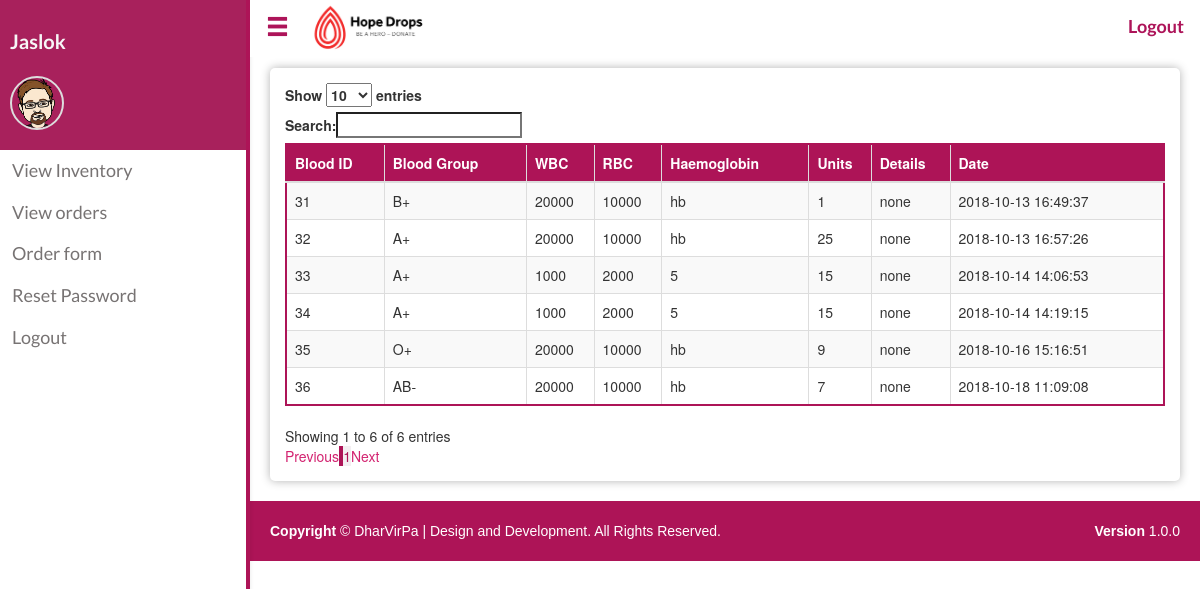
Screenshot of /inventory_hosp.php (signed in) with the database file from the repository.
### tables this page shows
CREATE TABLE `inventory` (
  `Inv_id` int(15) NOT NULL,
  `D_id` int(15) NOT NULL,
  `Wbc` varchar(30) NOT NULL,
  `Rbc` varchar(30) NOT NULL,
  `Haemoglobin` varchar(15) NOT NULL,
  `Blood_group` varchar(5) NOT NULL,
  `Units` float NOT NULL,
  `Comments` varchar(200) NOT NULL,
  `Date` timestamp NOT NULL DEFAULT CURRENT_TIMESTAMP,
  `Udate` timestamp NOT NULL DEFAULT CURRENT_TIMESTAMP
);

### inventory_hosp.php (the view, shortened to what this page needs)
<?php
include_once("connection.php");
?>
<?php
$query = "SELECT * FROM inventory where Units != 0";
$result = mysqli_query($conn,$query);
?>
<!DOCTYPE html>
<html>
<head>
    <link rel="stylesheet" href="https://maxcdn.bootstrapcdn.com/bootstrap/3.3.7/css/bootstrap.min.css">
    <link rel="stylesheet" type="text/css" href="https://cdn.datatables.net/1.10.19/css/dataTables.bootstrap.min.css">
    <link rel="stylesheet" type="text/css" href="./css/navbar_style.css">
    <link rel="stylesheet" type="text/css" href="./css/main.css">
</head>
<body>
  <?php include('./sidenav.php')?>
  <div id="main" class="shrink">
    <?php include('./horizontal-nav.php')?>
    <div class="box">
      <div class="table-responsive">
          <table id="example" class="table table-striped table-bordered table-hover" style="width:100%">
          <thead>
          <tr>
            <th>Blood ID</th>
            <th>Blood Group</th>
            <th>WBC</th>
            <th>RBC</th>
            <th>Haemoglobin</th>
            <th>Units</th>
            <th>Details</th>
            <th>Date</th>
          </tr>
          </thead>
          <?php
          if(mysqli_num_rows($result)>0)
          {
            while($row =mysqli_fetch_assoc($result))
            {
              echo "<tr>";
              echo "<td>".$row['Inv_id']."</td>";
              echo "<td>".$row['Blood_group']."</td>";
              echo "<td>".$row['Wbc']."</td>";
              echo "<td>".$row['Rbc']."</td>";
              echo "<td>".$row['Haemoglobin']."</td>";
              echo "<td>".$row['Units']."</td>";
              echo "<td>".$row['Comments']."</td>";
              echo "<td>".$row['Date']."</td>";
              echo"</tr>";
            }
          }
          else
          {
            echo "<div class='alert alert-warning'>No data to display</div>";
          }
          ?>
        </table>
      </div>
    </div>
   <?php include_once("footer.php") ?>
  </div>
</body>

### css/main.css (style rules this page uses)
body { padding-bottom: 0px; }

### inventory_hosp.php (style rules this page uses)
.box { box-shadow: 0 0 10px 0 rgba(0,0,0,0.3); margin-top: 0px; padding: 15px; border-radius: 5px; margin: 20px; margin-top: 68px; }
table.dataTable { border-color: #ad1457 !important; }
.table-bordered { border: 2px solid #ad1457 !important; }
.table>caption+thead>tr:first-child>td, .table>caption+thead>tr:first-child>th, .table>colgroup+thead>tr:first-child>td, .table>colgroup+thead>tr:first-child>th, .table>thead:first-child>tr:first-child>td, .table>thead:first-child>tr:first-child>th { background-color: #ad1457; color: white; }

### sidenav.php (style rules this page uses)
#main { transition: margin-left .5s; }
#main.shrink { margin-left: 250px; }

### rows the page displays
inventory: Inv_id "31", Blood_group "B+", Wbc "20000", Rbc "10000", Haemoglobin "hb", Units "1", Comments "none", Date "2018-10-13 16:49:37"
inventory: Inv_id "32", Blood_group "A+", Wbc "20000", Rbc "10000", Haemoglobin "hb", Units "25", Comments "none", Date "2018-10-13 16:57:26"
inventory: Inv_id "33", Blood_group "A+", Wbc "1000", Rbc "2000", Haemoglobin "5", Units "15", Comments "none", Date "2018-10-14 14:06:53"
inventory: Inv_id "34", Blood_group "A+", Wbc "1000", Rbc "2000", Haemoglobin "5", Units "15", Comments "none", Date "2018-10-14 14:19:15"
inventory: Inv_id "35", Blood_group "O+", Wbc "20000", Rbc "10000", Haemoglobin "hb", Units "9", Comments "none", Date "2018-10-16 15:16:51"
inventory: Inv_id "36", Blood_group "AB-", Wbc "20000", Rbc "10000", Haemoglobin "hb", Units "7", Comments "none", Date "2018-10-18 11:09:08"

### other values shown
$_SESSION['Ename'] "Jaslok"
